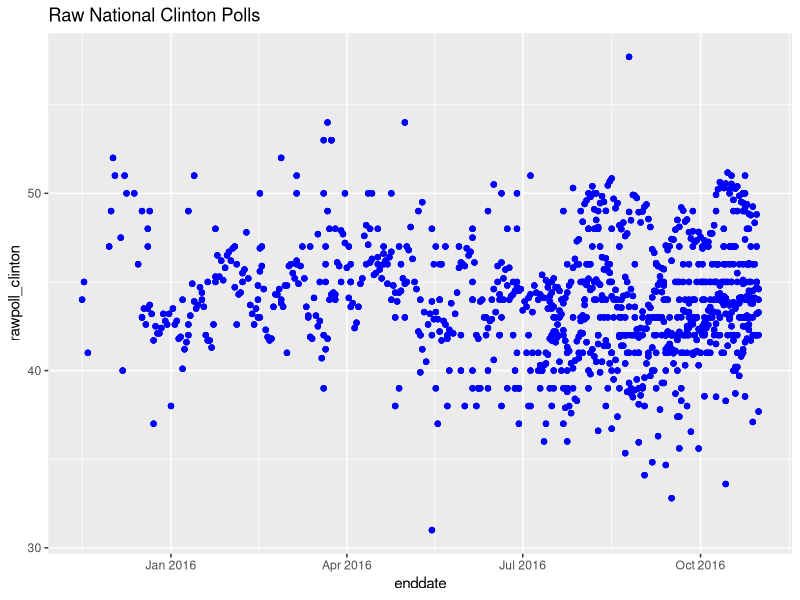
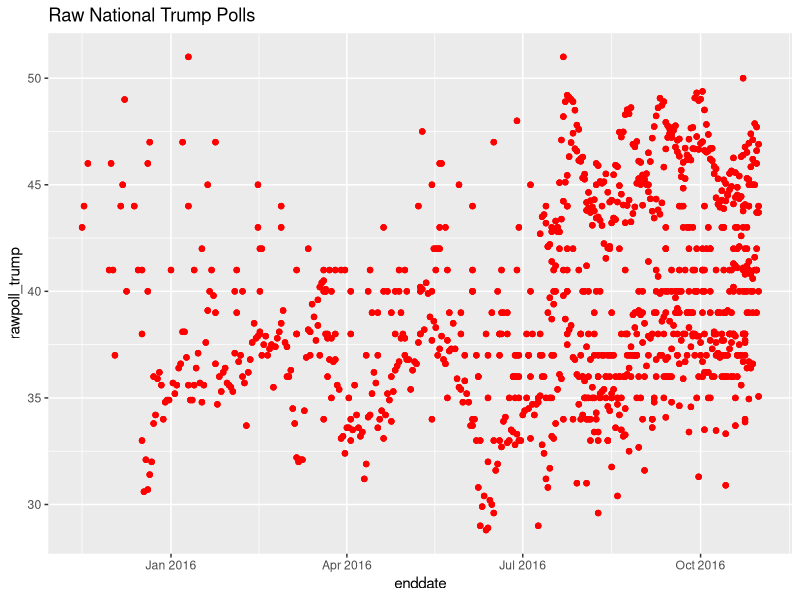
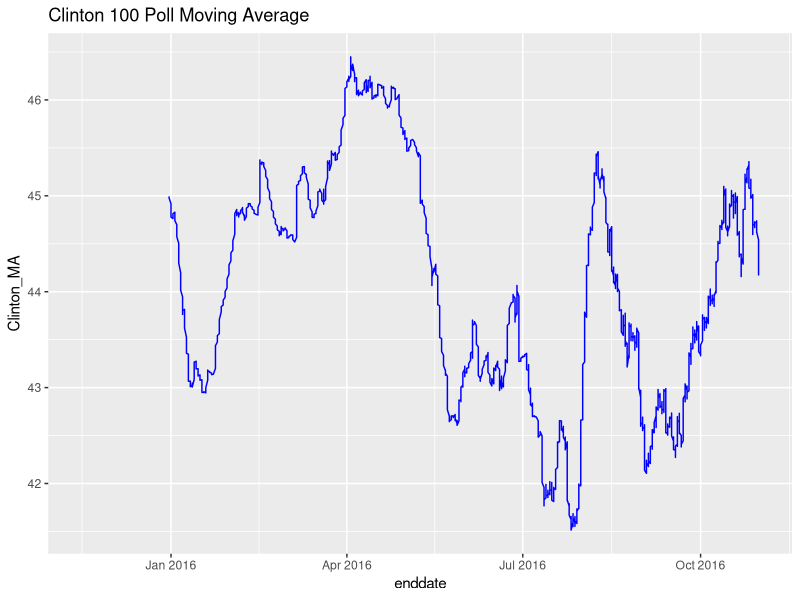
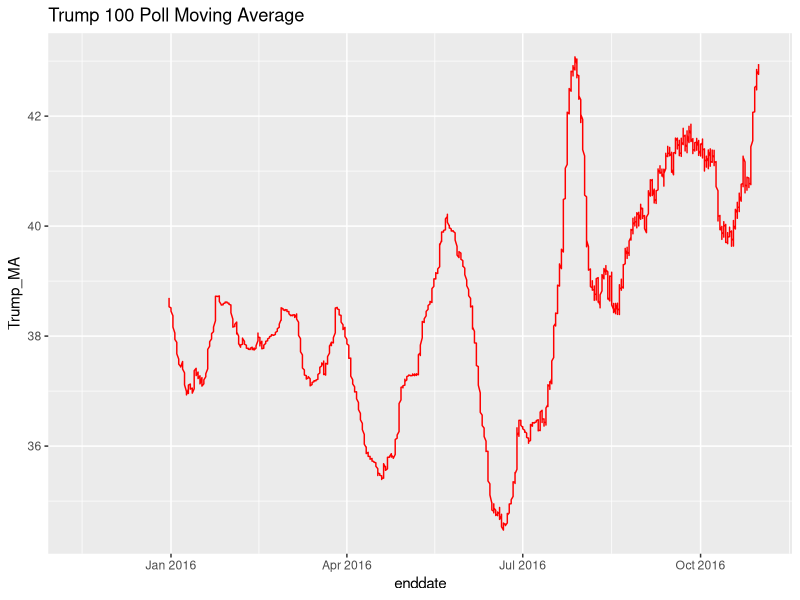
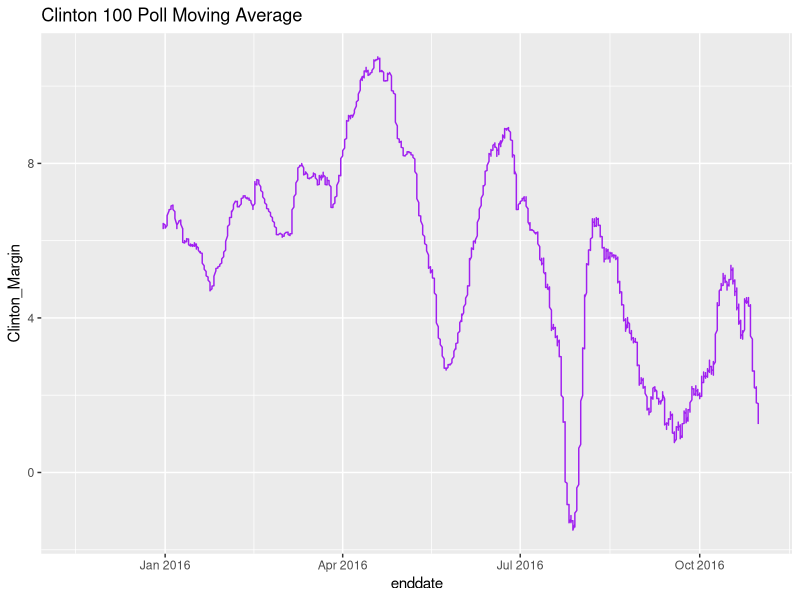
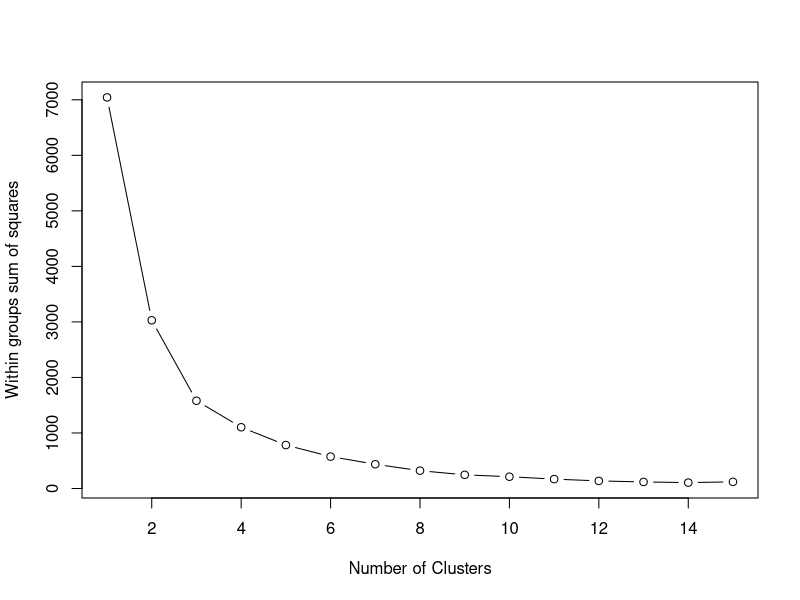

The R script that drew these images, in order:
## ---- chunk 1
knitr::opts_chunk$set(echo = TRUE)
## ---- chunk 2
library(readr)

Raw_Data <- read_csv("presidential_polls.csv")

str(Raw_Data)
## ---- chunk 3
library(dplyr)

Clean_Data <- Raw_Data %>% select(-c(cycle:forecastdate, rawpoll_johnson, rawpoll_mcmullin, adjpoll_johnson:timestamp))

str(Clean_Data)
## ---- chunk 4
install.packages("lubridate")
library(lubridate)

National_Polls <- Clean_Data %>% 
  select(state, enddate, rawpoll_clinton, rawpoll_trump) %>%
  filter(state == "U.S.") %>%
  mutate(enddate = mdy(enddate)) %>%
  arrange(enddate)

summary(National_Polls)
## ---- chunk 5
install.packages("ggplot2")
library("ggplot2")

rawpoll_Clinton_plot <- ggplot(data = National_Polls, aes(x=enddate, y=rawpoll_clinton)) +
  geom_point(color = "blue")

print(rawpoll_Clinton_plot + ggtitle("Raw National Clinton Polls"))
## ---- chunk 6
rawpoll_Trump_plot <- ggplot(data = National_Polls, aes(x=enddate, y=rawpoll_trump)) +
  geom_point(color = "red")

print(rawpoll_Trump_plot + ggtitle("Raw National Trump Polls"))
## ---- chunk 7
install.packages("zoo")
library(zoo)

National_Polls <- National_Polls %>%
  mutate(Clinton_MA = rollmean(rawpoll_clinton, 100, na.pad=TRUE, align="right"))

Clinton_MA_plot <- ggplot(data = National_Polls, aes(x=enddate, y=Clinton_MA)) +
  geom_line(color = "blue")

print(Clinton_MA_plot + ggtitle("Clinton 100 Poll Moving Average"))
## ---- chunk 8
National_Polls <- National_Polls %>%
  mutate(Trump_MA = rollmean(rawpoll_trump, 100, na.pad=TRUE, align="right"))

Trump_MA_plot <- ggplot(data = National_Polls, aes(x=enddate, y=Trump_MA)) +
  geom_line(color = "red")

print(Trump_MA_plot + ggtitle("Trump 100 Poll Moving Average"))
## ---- chunk 9
National_Polls <- National_Polls %>%
  mutate(Clinton_Margin = Clinton_MA - Trump_MA)

Clinton_Margin_plot <- ggplot(National_Polls, aes(x=enddate, y=Clinton_Margin)) +
  geom_line(color = "purple")

print(Clinton_Margin_plot + ggtitle("Clinton 100 Poll Moving Average"))
## ---- chunk 10
State_Polls_Swing <- Clean_Data %>%
  select(state, pollster, rawpoll_clinton, rawpoll_trump) %>%
  filter(state != "U.S.") %>%
  filter(state != "Maine CD-1") %>%
  filter(state != "Maine CD-2") %>%
  filter(state != "Nebraska CD-1") %>%
  filter(state != "Nebraska CD-2") %>%
  filter(state != "Nebraska CD-3") %>%
  mutate(Clinton_Margin = rawpoll_clinton - rawpoll_trump)
summary(State_Polls_Swing)
## ---- chunk 11
State_Polls_Scree <- State_Polls_Swing$Clinton_Margin

df <- scale(State_Polls_Scree)

wssplot <- function(data, nc=15, seed=1234){
	              wss <- (nrow(data)-1)*sum(apply(data,2,var))
               	      for (i in 2:nc){
		        set.seed(seed)
	                wss[i] <- sum(kmeans(data, centers=i)$withinss)}
	                
		      plot(1:nc, wss, type="b", xlab="Number of Clusters",
	                        ylab="Within groups sum of squares")
	   }

wssplot(df)
## ---- chunk 12
State_Polls_Swing$rawpoll_clinton = NULL
State_Polls_Swing$rawpoll_trump = NULL
State_Polls_Swing <- unique(State_Polls_Swing)

distances_Swing <- dist(State_Polls_Swing, method = "euclidean")
clusterStates_Swing <- hclust(distances_Swing, method = "ward")
clusterGroups_Swing <- cutree(clusterStates_Swing, k = 3)
## ---- chunk 13
clusterGroups_Swing[State_Polls_Swing$state == "Alabama"]
## ---- chunk 14
mean(clusterGroups_Swing[State_Polls_Swing$state == "Alabama"])
## ---- chunk 15
round(mean(clusterGroups_Swing[State_Polls_Swing$state == "Alabama"]))
## ---- chunk 16
# Alabama
Alabama_Cluster_Swing <- round(mean(clusterGroups_Swing[State_Polls_Swing$state == "Alabama"]))
Alabama_Cluster_Swing

# Alaska
Alaska_Cluster_Swing <- round(mean(clusterGroups_Swing[State_Polls_Swing$state == "Alaska"]))
Alaska_Cluster_Swing

# Arizona
Arizona_Cluster_Swing <- round(mean(clusterGroups_Swing[State_Polls_Swing$state == "Arizona"]))
Arizona_Cluster_Swing

# Arkansas
Arkansas_Cluster_Swing <- round(mean(clusterGroups_Swing[State_Polls_Swing$state == "Arkansas"]))
Arkansas_Cluster_Swing

# California
California_Cluster_Swing <- round(mean(clusterGroups_Swing[State_Polls_Swing$state == "California"]))
California_Cluster_Swing

# Colorado
Colorado_Cluster_Swing <- round(mean(clusterGroups_Swing[State_Polls_Swing$state == "Colorado"]))
Colorado_Cluster_Swing

# Connecticut
Connecticut_Cluster_Swing <- round(mean(clusterGroups_Swing[State_Polls_Swing$state == "Connecticut"]))
Connecticut_Cluster_Swing

# District of Columbia
District_of_Columbia_Cluster_Swing <- round(mean(clusterGroups_Swing[State_Polls_Swing$state == "District of Columbia"]))
District_of_Columbia_Cluster_Swing

# Delaware
Delaware_Cluster_Swing <- round(mean(clusterGroups_Swing[State_Polls_Swing$state == "Delaware"]))
Delaware_Cluster_Swing

# Florida
Florida_Cluster_Swing <- round(mean(clusterGroups_Swing[State_Polls_Swing$state == "Florida"]))
Florida_Cluster_Swing

# Georgia
Georgia_Cluster_Swing <- round(mean(clusterGroups_Swing[State_Polls_Swing$state == "Georgia"]))
Georgia_Cluster_Swing

# Hawaii
Hawaii_Cluster_Swing <- round(mean(clusterGroups_Swing[State_Polls_Swing$state == "Hawaii"]))
Hawaii_Cluster_Swing

# Idaho
Idaho_Cluster_Swing <- round(mean(clusterGroups_Swing[State_Polls_Swing$state == "Idaho"]))
Idaho_Cluster_Swing

# Illinois
Illinois_Cluster_Swing <- round(mean(clusterGroups_Swing[State_Polls_Swing$state == "Illinois"]))
Illinois_Cluster_Swing

# Indiana
Indiana_Cluster_Swing <- round(mean(clusterGroups_Swing[State_Polls_Swing$state == "Indiana"]))
Indiana_Cluster_Swing

# Iowa
Iowa_Cluster_Swing <- round(mean(clusterGroups_Swing[State_Polls_Swing$state == "Iowa"]))
Iowa_Cluster_Swing

# Kansas
Kansas_Cluster_Swing <- round(mean(clusterGroups_Swing[State_Polls_Swing$state == "Kansas"]))
Kansas_Cluster_Swing

# Kentucky
Kentucky_Cluster_Swing <- round(mean(clusterGroups_Swing[State_Polls_Swing$state == "Kentucky"]))
Kentucky_Cluster_Swing

# Louisiana
Louisiana_Cluster_Swing <- round(mean(clusterGroups_Swing[State_Polls_Swing$state == "Louisiana"]))
Louisiana_Cluster_Swing

# Maine
Maine_Cluster_Swing <- round(mean(clusterGroups_Swing[State_Polls_Swing$state == "Maine"]))
Maine_Cluster_Swing

# Maryland
Maryland_Cluster_Swing <- round(mean(clusterGroups_Swing[State_Polls_Swing$state == "Maryland"]))
Maryland_Cluster_Swing

# Massachusetts
Massachusetts_Cluster_Swing <- round(mean(clusterGroups_Swing[State_Polls_Swing$state == "Massachusetts"]))
Massachusetts_Cluster_Swing

# Michigan
Michigan_Cluster_Swing <- round(mean(clusterGroups_Swing[State_Polls_Swing$state == "Michigan"]))
Michigan_Cluster_Swing

# Minnesota
Minnesota_Cluster_Swing <- round(mean(clusterGroups_Swing[State_Polls_Swing$state == "Minnesota"]))
Minnesota_Cluster_Swing

# Mississippi
Mississippi_Cluster_Swing <- round(mean(clusterGroups_Swing[State_Polls_Swing$state == "Mississippi"]))
Mississippi_Cluster_Swing

# Missouri
Missouri_Cluster_Swing <- round(mean(clusterGroups_Swing[State_Polls_Swing$state == "Missouri"]))
Missouri_Cluster_Swing

# Montana
Montana_Cluster_Swing <- round(mean(clusterGroups_Swing[State_Polls_Swing$state == "Montana"]))
Montana_Cluster_Swing

# Nebraska
Nebraska_Cluster_Swing <- round(mean(clusterGroups_Swing[State_Polls_Swing$state == "Nebraska"]))
Nebraska_Cluster_Swing

# Nevada
Nevada_Cluster_Swing <- round(mean(clusterGroups_Swing[State_Polls_Swing$state == "Nevada"]))
Nevada_Cluster_Swing

# New Hampshire
New_Hampshire_Cluster_Swing <- round(mean(clusterGroups_Swing[State_Polls_Swing$state == "New Hampshire"]))
New_Hampshire_Cluster_Swing

# New Jersey
New_Jersey_Cluster_Swing <- round(mean(clusterGroups_Swing[State_Polls_Swing$state == "New Jersey"]))
New_Jersey_Cluster_Swing

# New Mexico
New_Mexico_Cluster_Swing <- round(mean(clusterGroups_Swing[State_Polls_Swing$state == "New Mexico"]))
New_Mexico_Cluster_Swing

# New York
New_York_Cluster_Swing <- round(mean(clusterGroups_Swing[State_Polls_Swing$state == "New York"]))
New_York_Cluster_Swing

# North Carolina
North_Carolina_Cluster_Swing <- round(mean(clusterGroups_Swing[State_Polls_Swing$state == "North Carolina"]))
North_Carolina_Cluster_Swing

# North Dakota
North_Dakota_Cluster_Swing <- round(mean(clusterGroups_Swing[State_Polls_Swing$state == "North Dakota"]))
North_Dakota_Cluster_Swing

# Ohio
Ohio_Cluster_Swing <- round(mean(clusterGroups_Swing[State_Polls_Swing$state == "Ohio"]))
Ohio_Cluster_Swing

# Oklahoma
Oklahoma_Cluster_Swing <- round(mean(clusterGroups_Swing[State_Polls_Swing$state == "Oklahoma"]))
Oklahoma_Cluster_Swing

# Oregon
Oregon_Cluster_Swing <- round(mean(clusterGroups_Swing[State_Polls_Swing$state == "Oregon"]))
Oregon_Cluster_Swing

# Pennsylvania
Pennsylvania_Cluster_Swing <- round(mean(clusterGroups_Swing[State_Polls_Swing$state == "Pennsylvania"]))
Pennsylvania_Cluster_Swing

# Rhode Island
Rhode_Island_Cluster_Swing <- round(mean(clusterGroups_Swing[State_Polls_Swing$state == "Rhode Island"]))
Rhode_Island_Cluster_Swing

# South Carolina
South_Carolina_Cluster_Swing <- round(mean(clusterGroups_Swing[State_Polls_Swing$state == "South Carolina"]))
South_Carolina_Cluster_Swing

# South Dakota
South_Dakota_Cluster_Swing <- round(mean(clusterGroups_Swing[State_Polls_Swing$state == "South Dakota"]))
South_Dakota_Cluster_Swing

# Tennessee
Tennessee_Cluster_Swing <- round(mean(clusterGroups_Swing[State_Polls_Swing$state == "Tennessee"]))
Tennessee_Cluster_Swing

# Texas
Texas_Cluster_Swing <- round(mean(clusterGroups_Swing[State_Polls_Swing$state == "Texas"]))
Texas_Cluster_Swing

# Utah
Utah_Cluster_Swing <- round(mean(clusterGroups_Swing[State_Polls_Swing$state == "Utah"]))
Utah_Cluster_Swing

# Vermont
Vermont_Cluster_Swing <- round(mean(clusterGroups_Swing[State_Polls_Swing$state == "Vermont"]))
Vermont_Cluster_Swing

# Virginia
Virginia_Cluster_Swing <- round(mean(clusterGroups_Swing[State_Polls_Swing$state == "Virginia"]))
Virginia_Cluster_Swing

# Washington
Washington_Cluster_Swing <- round(mean(clusterGroups_Swing[State_Polls_Swing$state == "Washington"]))
Washington_Cluster_Swing

# West Virginia
West_Virginia_Cluster_Swing <- round(mean(clusterGroups_Swing[State_Polls_Swing$state == "West Virginia"]))
West_Virginia_Cluster_Swing

# Wisconsin
Wisconsin_Cluster_Swing <- round(mean(clusterGroups_Swing[State_Polls_Swing$state == "Wisconsin"]))
Wisconsin_Cluster_Swing

# Wyoming
Wyoming_Cluster_Swing <- round(mean(clusterGroups_Swing[State_Polls_Swing$state == "Wyoming"]))
Wyoming_Cluster_Swing
## ---- chunk 17
# Alaska
mean(clusterGroups_Swing[State_Polls_Swing$state == "Alaska"])
Alaska_Data <- Clean_Data %>%
  filter(state == "Alaska")

# Arizona
mean(clusterGroups_Swing[State_Polls_Swing$state == "Arizona"])
Arizona_Data <- Clean_Data %>%
  filter(state == "Arizona")

# Florida
mean(clusterGroups_Swing[State_Polls_Swing$state == "Florida"])
Florida_Data <- Clean_Data %>%
  filter(state == "Florida")

# Georgia
mean(clusterGroups_Swing[State_Polls_Swing$state == "Georgia"])
Georgia_Data <- Clean_Data %>%
  filter(state == "Georgia")

# Indiana
mean(clusterGroups_Swing[State_Polls_Swing$state == "Indiana"])
Indiana_Data <- Clean_Data %>%
  filter(state == "Indiana")

# Iowa
mean(clusterGroups_Swing[State_Polls_Swing$state == "Iowa"])
Iowa_Data <- Clean_Data %>%
  filter(state == "Iowa")

# Kansas
mean(clusterGroups_Swing[State_Polls_Swing$state == "Kansas"])
Kansas_Data <- Clean_Data %>%
  filter(state == "Kansas")

# Missouri
mean(clusterGroups_Swing[State_Polls_Swing$state == "Missouri"])
Missouri_Data <- Clean_Data %>%
  filter(state == "Missouri")

# Nevada
mean(clusterGroups_Swing[State_Polls_Swing$state == "Nevada"])
Nevada_Data <- Clean_Data %>%
  filter(state == "Nevada")

# North Carolina
mean(clusterGroups_Swing[State_Polls_Swing$state == "North Carolina"])
North_Carolina_Data <- Clean_Data %>%
  filter(state == "North Carolina")

# Ohio
mean(clusterGroups_Swing[State_Polls_Swing$state == "Ohio"])
Ohio_Data <- Clean_Data %>%
  filter(state == "Ohio")

# South Carolina
mean(clusterGroups_Swing[State_Polls_Swing$state == "South Carolina"])
South_Carolina_Data <- Clean_Data %>%
  filter(state == "South Carolina")

# Texas
mean(clusterGroups_Swing[State_Polls_Swing$state == "Texas"])
Texas_Data <- Clean_Data %>%
  filter(state == "Texas")

# Utah
mean(clusterGroups_Swing[State_Polls_Swing$state == "Utah"])
Utah_Data <- Clean_Data %>%
  filter(state == "Utah")
## ---- chunk 18
State_Polls_Final <- State_Polls_Swing

distances_Final <- dist(State_Polls_Final, method = "euclidean")
clusterStates_Final <- hclust(distances_Final, method = "ward")

clusterGroups_Final <- cutree(clusterStates_Final, k = 2)
## ---- chunk 19
# Alabama
Alabama_Cluster_Final <- round(mean(clusterGroups_Final[State_Polls_Final$state == "Alabama"]))
Alabama_Cluster_Final

# Alaska
Alaska_Cluster_Final <- round(mean(clusterGroups_Final[State_Polls_Final$state == "Alaska"]))
Alaska_Cluster_Final

# Arizona
Arizona_Cluster_Final <- round(mean(clusterGroups_Final[State_Polls_Final$state == "Arizona"]))
Arizona_Cluster_Final

# Arkansas
Arkansas_Cluster_Final <- round(mean(clusterGroups_Final[State_Polls_Final$state == "Arkansas"]))
Arkansas_Cluster_Final

# California
California_Cluster_Final <- round(mean(clusterGroups_Final[State_Polls_Final$state == "California"]))
California_Cluster_Final

# Colorado
Colorado_Cluster_Final <- round(mean(clusterGroups_Final[State_Polls_Final$state == "Colorado"]))
Colorado_Cluster_Final

# Connecticut
Connecticut_Cluster_Final <- round(mean(clusterGroups_Final[State_Polls_Final$state == "Connecticut"]))
Connecticut_Cluster_Final

# District of Columbia
District_of_Columbia_Cluster_Final <- round(mean(clusterGroups_Final[State_Polls_Final$state == "District of Columbia"]))
District_of_Columbia_Cluster_Final

# Delaware
Delaware_Cluster_Final <- round(mean(clusterGroups_Final[State_Polls_Final$state == "Delaware"]))
Delaware_Cluster_Final

# Florida
Florida_Cluster_Final <- round(mean(clusterGroups_Final[State_Polls_Final$state == "Florida"]))
Florida_Cluster_Final

# Georgia
Georgia_Cluster_Final <- round(mean(clusterGroups_Final[State_Polls_Final$state == "Georgia"]))
Georgia_Cluster_Final

# Hawaii
Hawaii_Cluster_Final <- round(mean(clusterGroups_Final[State_Polls_Final$state == "Hawaii"]))
Hawaii_Cluster_Final

# Idaho
Idaho_Cluster_Final <- round(mean(clusterGroups_Final[State_Polls_Final$state == "Idaho"]))
Idaho_Cluster_Final

# Illinois
Illinois_Cluster_Final <- round(mean(clusterGroups_Final[State_Polls_Final$state == "Illinois"]))
Illinois_Cluster_Final

# Indiana
Indiana_Cluster_Final <- round(mean(clusterGroups_Final[State_Polls_Final$state == "Indiana"]))
Indiana_Cluster_Final

# Iowa
Iowa_Cluster_Final <- round(mean(clusterGroups_Final[State_Polls_Final$state == "Iowa"]))
Iowa_Cluster_Final

# Kansas
Kansas_Cluster_Final <- round(mean(clusterGroups_Final[State_Polls_Final$state == "Kansas"]))
Kansas_Cluster_Final

# Kentucky
Kentucky_Cluster_Final <- round(mean(clusterGroups_Final[State_Polls_Final$state == "Kentucky"]))
Kentucky_Cluster_Final

# Louisiana
Louisiana_Cluster_Final <- round(mean(clusterGroups_Final[State_Polls_Final$state == "Louisiana"]))
Louisiana_Cluster_Final

# Maine
Maine_Cluster_Final <- round(mean(clusterGroups_Final[State_Polls_Final$state == "Maine"]))
Maine_Cluster_Final

# Maryland
Maryland_Cluster_Final <- round(mean(clusterGroups_Final[State_Polls_Final$state == "Maryland"]))
Maryland_Cluster_Final

# Massachusetts
Massachusetts_Cluster_Final <- round(mean(clusterGroups_Final[State_Polls_Final$state == "Massachusetts"]))
Massachusetts_Cluster_Final

# Michigan
Michigan_Cluster_Final <- round(mean(clusterGroups_Final[State_Polls_Final$state == "Michigan"]))
Michigan_Cluster_Final

# Minnesota
Minnesota_Cluster_Final <- round(mean(clusterGroups_Final[State_Polls_Final$state == "Minnesota"]))
Minnesota_Cluster_Final

# Mississippi
Mississippi_Cluster_Final <- round(mean(clusterGroups_Final[State_Polls_Final$state == "Mississippi"]))
Mississippi_Cluster_Final

# Missouri
Missouri_Cluster_Final <- round(mean(clusterGroups_Final[State_Polls_Final$state == "Missouri"]))
Missouri_Cluster_Final

# Montana
Montana_Cluster_Final <- round(mean(clusterGroups_Final[State_Polls_Final$state == "Montana"]))
Montana_Cluster_Final

# Nebraska
Nebraska_Cluster_Final <- round(mean(clusterGroups_Final[State_Polls_Final$state == "Nebraska"]))
Nebraska_Cluster_Final

# Nevada
Nevada_Cluster_Final <- round(mean(clusterGroups_Final[State_Polls_Final$state == "Nevada"]))
Nevada_Cluster_Final

# New Hampshire
New_Hampshire_Cluster_Final <- round(mean(clusterGroups_Final[State_Polls_Final$state == "New Hampshire"]))
New_Hampshire_Cluster_Final

# New Jersey
New_Jersey_Cluster_Final <- round(mean(clusterGroups_Final[State_Polls_Final$state == "New Jersey"]))
New_Jersey_Cluster_Final

# New Mexico
New_Mexico_Cluster_Final <- round(mean(clusterGroups_Final[State_Polls_Final$state == "New Mexico"]))
New_Mexico_Cluster_Final

# New York
New_York_Cluster_Final <- round(mean(clusterGroups_Final[State_Polls_Final$state == "New York"]))
New_York_Cluster_Final

# North Carolina
North_Carolina_Cluster_Final <- round(mean(clusterGroups_Final[State_Polls_Final$state == "North Carolina"]))
North_Carolina_Cluster_Final

# North Dakota
North_Dakota_Cluster_Final <- round(mean(clusterGroups_Final[State_Polls_Final$state == "North Dakota"]))
North_Dakota_Cluster_Final

# Ohio
Ohio_Cluster_Final <- round(mean(clusterGroups_Final[State_Polls_Final$state == "Ohio"]))
Ohio_Cluster_Final

# Oklahoma
Oklahoma_Cluster_Final <- round(mean(clusterGroups_Final[State_Polls_Final$state == "Oklahoma"]))
Oklahoma_Cluster_Final

# Oregon
Oregon_Cluster_Final <- round(mean(clusterGroups_Final[State_Polls_Final$state == "Oregon"]))
Oregon_Cluster_Final

# Pennsylvania
Pennsylvania_Cluster_Final <- round(mean(clusterGroups_Final[State_Polls_Final$state == "Pennsylvania"]))
Pennsylvania_Cluster_Final

# Rhode Island
Rhode_Island_Cluster_Final <- round(mean(clusterGroups_Final[State_Polls_Final$state == "Rhode Island"]))
Rhode_Island_Cluster_Final

# South Carolina
South_Carolina_Cluster_Final <- round(mean(clusterGroups_Final[State_Polls_Final$state == "South Carolina"]))
South_Carolina_Cluster_Final

# South Dakota
South_Dakota_Cluster_Final <- round(mean(clusterGroups_Final[State_Polls_Final$state == "South Dakota"]))
South_Dakota_Cluster_Final

# Tennessee
Tennessee_Cluster_Final <- round(mean(clusterGroups_Final[State_Polls_Final$state == "Tennessee"]))
Tennessee_Cluster_Final

# Texas
Texas_Cluster_Final <- round(mean(clusterGroups_Final[State_Polls_Final$state == "Texas"]))
Texas_Cluster_Final

# Utah
Utah_Cluster_Final <- round(mean(clusterGroups_Final[State_Polls_Final$state == "Utah"]))
Utah_Cluster_Final

# Vermont
Vermont_Cluster_Final <- round(mean(clusterGroups_Final[State_Polls_Final$state == "Vermont"]))
Vermont_Cluster_Final

# Virginia
Virginia_Cluster_Final <- round(mean(clusterGroups_Final[State_Polls_Final$state == "Virginia"]))
Virginia_Cluster_Final

# Washington
Washington_Cluster_Final <- round(mean(clusterGroups_Final[State_Polls_Final$state == "Washington"]))
Washington_Cluster_Final

# West Virginia
West_Virginia_Cluster_Final <- round(mean(clusterGroups_Final[State_Polls_Final$state == "West Virginia"]))
West_Virginia_Cluster_Final

# Wisconsin
Wisconsin_Cluster_Final <- round(mean(clusterGroups_Final[State_Polls_Final$state == "Wisconsin"]))
Wisconsin_Cluster_Final

# Wyoming
Wyoming_Cluster_Final <- round(mean(clusterGroups_Final[State_Polls_Final$state == "Wyoming"]))
Wyoming_Cluster_Final
## ---- chunk 20
# California
California_Cluster_Risk <- mean(clusterGroups_Final[State_Polls_Final$state == "California"])
California_Cluster_Risk

# Colorado
Colorado_Cluster_Risk <- mean(clusterGroups_Final[State_Polls_Final$state == "Colorado"])
Colorado_Cluster_Risk

# Connecticut
Connecticut_Cluster_Risk <- mean(clusterGroups_Final[State_Polls_Final$state == "Connecticut"])
Connecticut_Cluster_Risk

# Delaware
Delaware_Cluster_Risk <- mean(clusterGroups_Final[State_Polls_Final$state == "Delaware"])
Delaware_Cluster_Risk

# District_of_Columbia
District_of_Columbia_Cluster_Risk <- mean(clusterGroups_Final[State_Polls_Final$state == "District of Columbia"])
District_of_Columbia_Cluster_Risk

# Hawaii
Hawaii_Cluster_Risk <- mean(clusterGroups_Final[State_Polls_Final$state == "Hawaii"])
Hawaii_Cluster_Risk

# Illinois
Illinois_Cluster_Risk <- mean(clusterGroups_Final[State_Polls_Final$state == "Illinois"])
Illinois_Cluster_Risk

# Maine
Maine_Cluster_Risk <- mean(clusterGroups_Final[State_Polls_Final$state == "Maine"])
Maine_Cluster_Risk

# Maryland
Maryland_Cluster_Risk <- mean(clusterGroups_Final[State_Polls_Final$state == "Maryland"])
Maryland_Cluster_Risk

# Massachusetts
Massachusetts_Cluster_Risk <- mean(clusterGroups_Final[State_Polls_Final$state == "Massachusetts"])
Massachusetts_Cluster_Risk

# Michigan
Michigan_Cluster_Risk <- mean(clusterGroups_Final[State_Polls_Final$state == "Michigan"])
Michigan_Cluster_Risk

# Minnesota
Minnesota_Cluster_Risk <- mean(clusterGroups_Final[State_Polls_Final$state == "Minnesota"])
Minnesota_Cluster_Risk

# New Hampshire
New_Hampshire_Cluster_Risk <- mean(clusterGroups_Final[State_Polls_Final$state == "New Hampshire"])
New_Hampshire_Cluster_Risk

# New Jersey
New_Jersey_Cluster_Risk <- mean(clusterGroups_Final[State_Polls_Final$state == "New Jersey"])
New_Jersey_Cluster_Risk

# New Mexico
New_Mexico_Cluster_Risk <- mean(clusterGroups_Final[State_Polls_Final$state == "New Mexico"])
New_Mexico_Cluster_Risk

# New York
New_York_Cluster_Risk <- mean(clusterGroups_Final[State_Polls_Final$state == "New York"])
New_York_Cluster_Risk

# Oregon
Oregon_Cluster_Risk <- mean(clusterGroups_Final[State_Polls_Final$state == "Oregon"])
Oregon_Cluster_Risk

# Pennsylvania
Pennsylvania_Cluster_Risk <- mean(clusterGroups_Final[State_Polls_Final$state == "Pennsylvania"])
Pennsylvania_Cluster_Risk

# Rhode Island
Rhode_Island_Cluster_Risk <- mean(clusterGroups_Final[State_Polls_Final$state == "Rhode Island"])
Rhode_Island_Cluster_Risk

# Vermont
Vermont_Cluster_Risk <- mean(clusterGroups_Final[State_Polls_Final$state == "Vermont"])
Vermont_Cluster_Risk

# Virginia
Virginia_Cluster_Risk <- mean(clusterGroups_Final[State_Polls_Final$state == "Virginia"])
Virginia_Cluster_Risk

# Washington
Washington_Cluster_Risk <- mean(clusterGroups_Final[State_Polls_Final$state == "Washington"])
Washington_Cluster_Risk

# Wisconsin
Wisconsin_Cluster_Risk <- mean(clusterGroups_Final[State_Polls_Final$state == "Wisconsin"])
Wisconsin_Cluster_Risk
